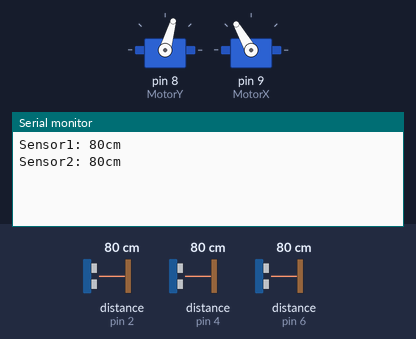
This sketch was run on a simulated Arduino Uno, built with avr-gcc and run on an emulated ATmega328P. Shown: 2 × servo, the last lines printed to the serial monitor. The inputs (shaded band) are chosen by the test bench; at power-on: distance to the obstacle (sensors on pin 2, pin 4, pin 6) 80 cm. The echo pulse lasts 58.3 µs per cm.

Above: at 1.2 s.
1.3 s: distance to the obstacle (sensor on pin 2) set to 57 cm
At 2.6 s:
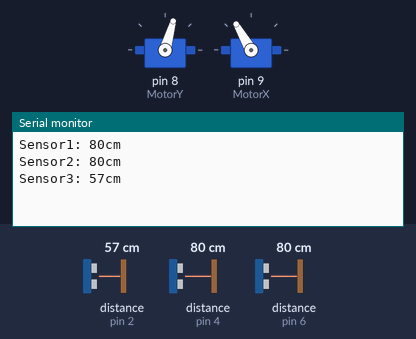
3.9 s: distance to the obstacle (sensor on pin 2) set to 52 cm
At 5.3 s:
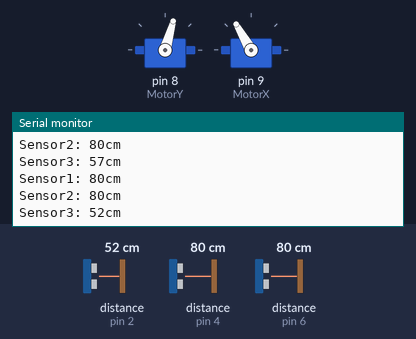
5.7 s: distance to the obstacle (sensor on pin 2) set to 38 cm
At 7.0 s:
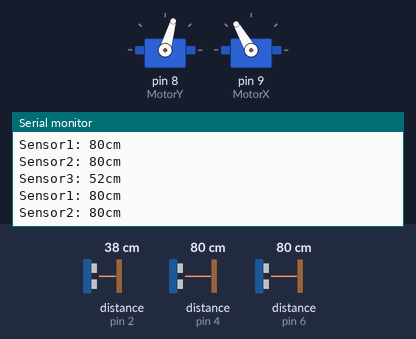
9.4 s: distance to the obstacle (sensor on pin 2) set to 33 cm
At 10.8 s:
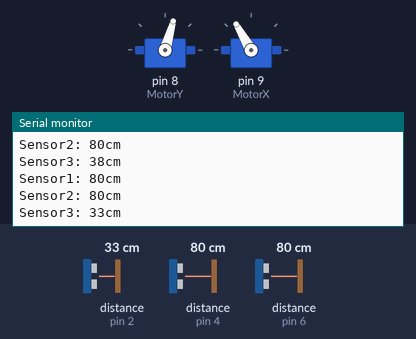
11.2 s: distance to the obstacle (sensor on pin 2) set to 27 cm
At 12.6 s:
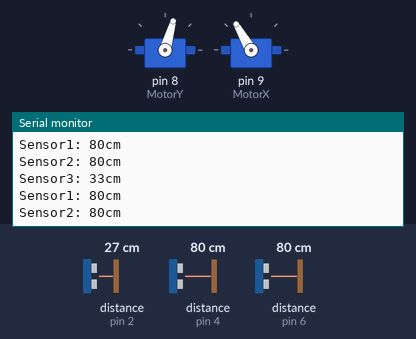
14.8 s: distance to the obstacle (sensor on pin 2) set to 21 cm
At 15.9 s:
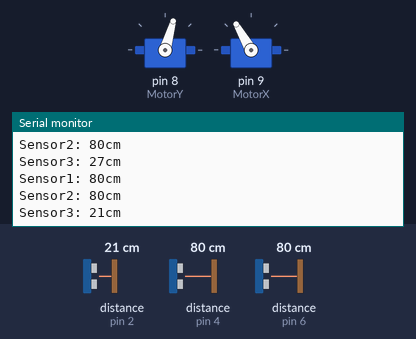
Timing chart, 0 to 17.6 s (numbered marks = the images above; inputs shaded):
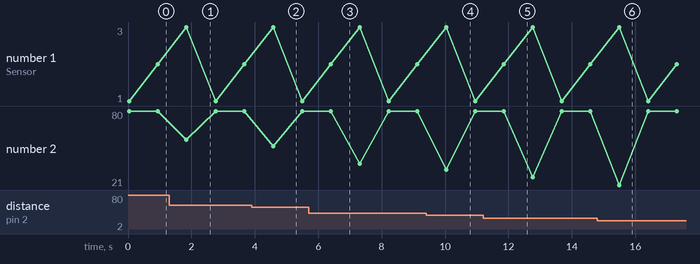

Measured:
- after the input at 1.3 s, the serial monitor: prints a new line after 0.54 s (image 1)
- after the input at 3.9 s, the serial monitor: prints a new line after 0.68 s (image 2)
- after the input at 9.4 s, the serial monitor: prints a new line after 0.63 s (image 4)
- after the input at 14.8 s, the serial monitor: prints a new line after 0.69 s (image 6)

The sketch:

SC.ino
```cpp
#include <PID_v1.h>
#include <Ultrasonic.h>
#include <Servo.h>
#define Nivel_servo 62

// Configuramos los pines del sensor Trigger y Echo
Ultrasonic Sensor1(7,6);   // (Trig PIN,Echo PIN)
Ultrasonic Sensor2(5,4);  // (Trig PIN,Echo PIN)
Ultrasonic Sensor3(3,2);  // (Trig PIN,Echo PIN)

Servo MotorX;
Servo MotorY;
double distancia1, distancia2, distancia3;
double Setpoint1, Setpoint2, Setpoint3, Input, Output, error, ServoOutput;
double Kp1=50, Ki1=20, Kd1=5, Kp2=35, Ki2=15, Kd2=4, Kp3=40, Ki3=17, Kd3=4;
          //10 0.2 2
PID PID1(&distancia1, &Output, &Setpoint1, Kp1, Ki1, Kd1, DIRECT);
PID PID2(&distancia2, &Output, &Setpoint2, Kp2, Ki2, Kd2, DIRECT);
PID PID3(&distancia3, &Output, &Setpoint3, Kp3, Ki3, Kd3, DIRECT);

void setup() {
  //posicion referencia
  Setpoint1 = 25;
  Setpoint2 = 11;
  Setpoint3 = 4;
  // Iniciamos el monitor serie para mostrar el resultado
  MotorY.attach(8);
  MotorX.attach(9);
  distancia1 = Sensor1.Ranging(CM);
  distancia2 = Sensor2.Ranging(CM);
  distancia3 = Sensor3.Ranging(CM);
  Serial.begin(9600);
  MotorY.write(Nivel_servo);
  PID1.SetMode(AUTOMATIC);
  PID1.SetOutputLimits(-8,8);    //OUTput
  PID1.SetSampleTime(50);
  PID2.SetMode(AUTOMATIC);
  PID2.SetOutputLimits(-13,13);    //OUTput
  PID2.SetSampleTime(50);
  PID3.SetMode(AUTOMATIC);
  PID3.SetOutputLimits(-12,12);    //OUTput
  PID3.SetSampleTime(50);
 }


//Sensor1 25cm   5cm
//Sensor2 11cm
//Sensor3 4cm

 //55(baja)-60(normal)-65(sube) Y
 //100(normal)-110(izquierda)   X

void loop() {
    distancia1 = Sensor1.Ranging(CM);
    distancia2 = Sensor2.Ranging(CM);
    distancia3 = Sensor3.Ranging(CM);
 //PID sensor 1
    if (distancia1 < 29 && distancia1 > 20)
      Ki1=2.5;
     else
      Ki1=0;

   if(distancia1 > 23 || distancia1 < 28){
     PID1.Compute();
     error = Setpoint1 - distancia1;
     ServoOutput=Nivel_servo-Output;
     MotorY.write(ServoOutput);
     MotorX.write(120);
  }
  else
     MotorY.write(Nivel_servo);
 //PID sensor 2
   if (distancia2 < 22 && distancia2 > 1)
      Ki2=2;
     else
      Ki2=0;

   if(distancia2 > 1 || distancia2 < 21){
     PID2.Compute();
     error = Setpoint2 - distancia2;
     ServoOutput=Nivel_servo-Output;
     MotorY.write(ServoOutput);
     MotorX.write(120);
  }
  else
     MotorY.write(Nivel_servo);
 //PID sensor 3
   if (distancia3 < 1 && distancia3 > 30)
      Ki3=2;
     else
      Ki3=0;

   if(distancia3 > 1 || distancia3 < 28){
     PID3.Compute();
     error = Setpoint3 - distancia3;
     ServoOutput=Nivel_servo-Output;
     MotorY.write(ServoOutput);
     MotorX.write(120);
  }
  else
     MotorY.write(Nivel_servo);


  Serial.print("Sensor1: ");
  Serial.print(Sensor1.Ranging(CM));
  Serial.println("cm");
  delay(900);
  Serial.print("Sensor2: ");
  Serial.print(Sensor2.Ranging(CM));
  Serial.println("cm");
  delay(900);
  Serial.print("Sensor3: ");
  Serial.print(Sensor3.Ranging(CM));
  Serial.println("cm");
  delay(900);
}
```
